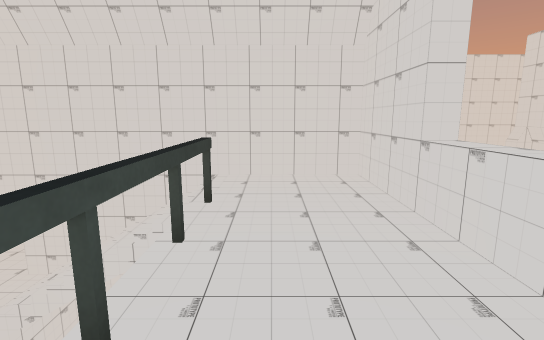
view 1 (above)

17 first-person views from a walk through a scene from a Unity 3-D project. The camera is 1.3 m above the floor, tilts 10° down and sees 85° across. The floor is counted in squares, 1 m on a side. Each view is taken from the middle of a square. On the plan, view 1 faces up. The plan holds only what a view shows up to about 14 squares ahead; the rest is blank. The place goes on beyond the plan. The player character is not drawn. Door leaves are left out, so doorways stand open. Some surface patterns are stand-ins.

view 2
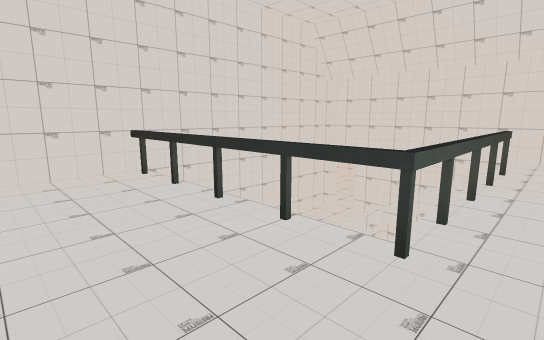

view 3
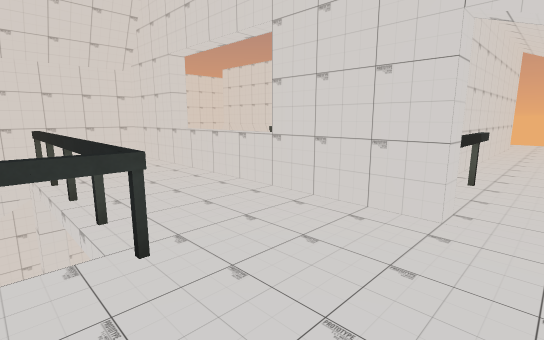

view 4
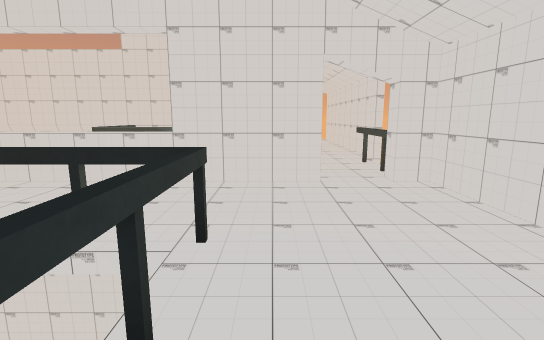

view 5
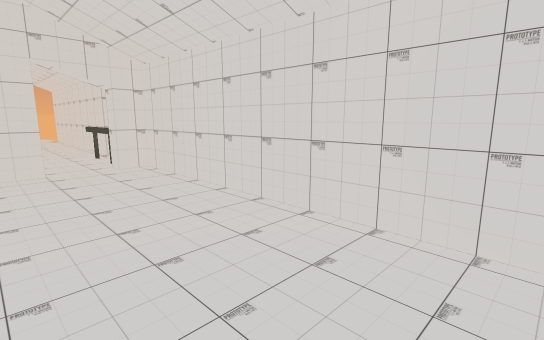

view 6
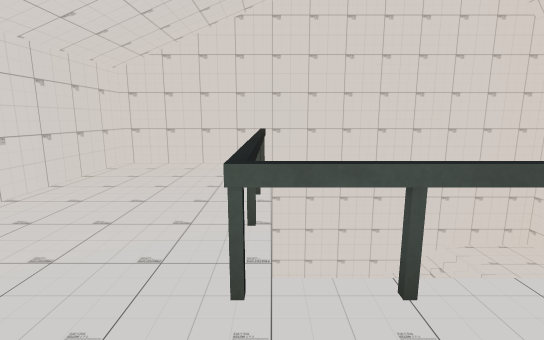

view 7
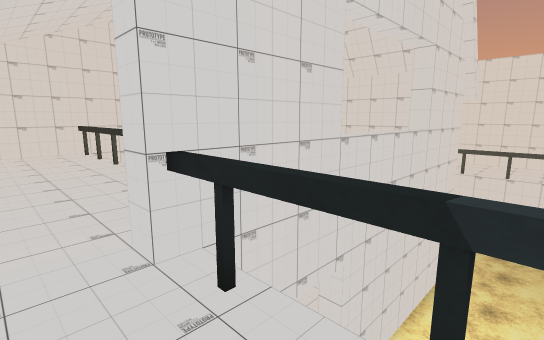

view 8
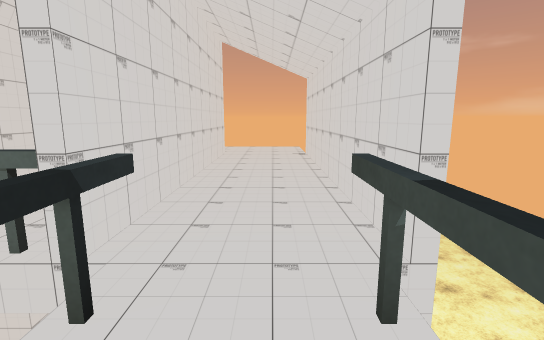

view 9
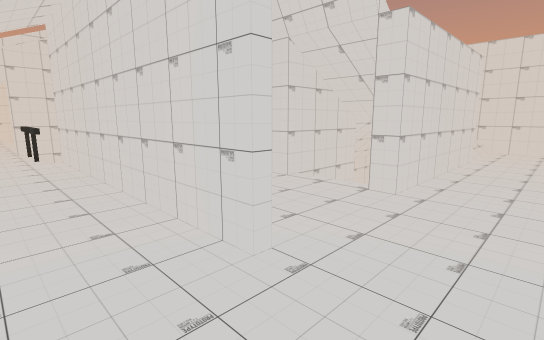

view 10
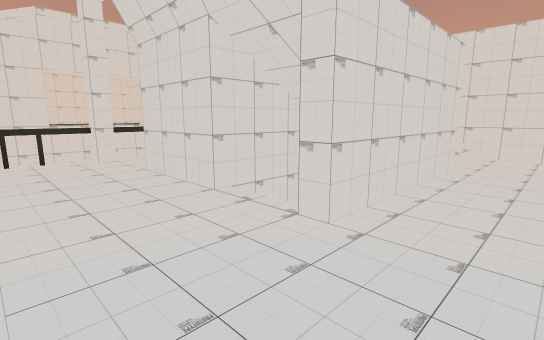

view 11
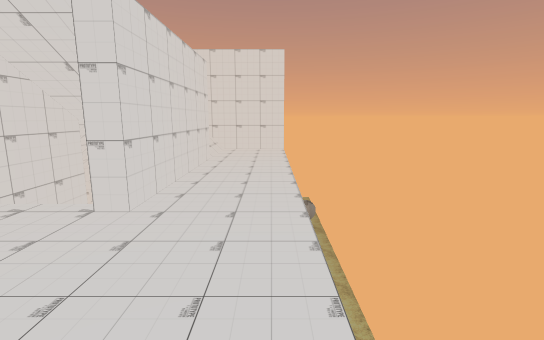

view 12
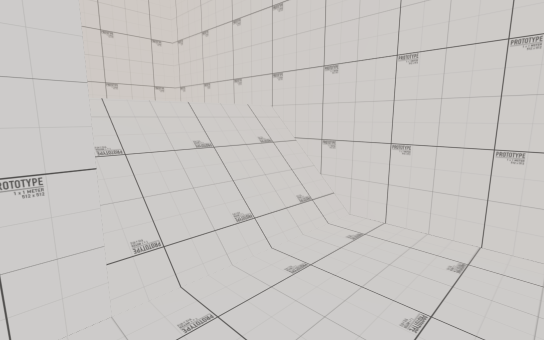

view 13
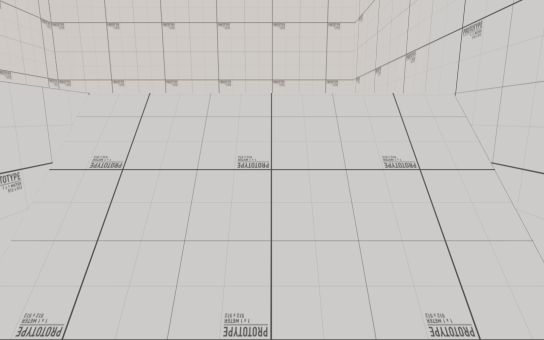

view 14
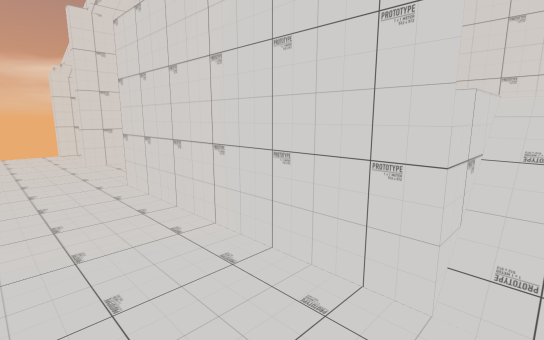

view 15
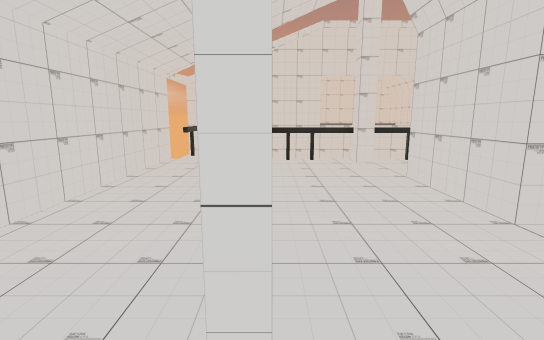

view 16
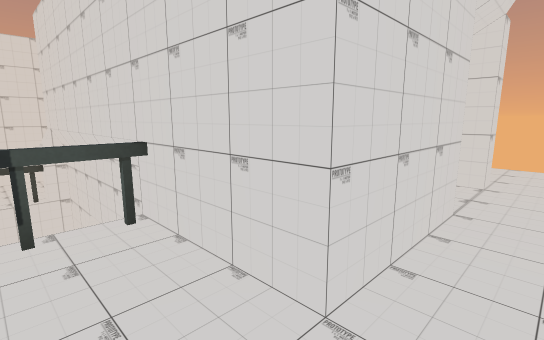

view 17
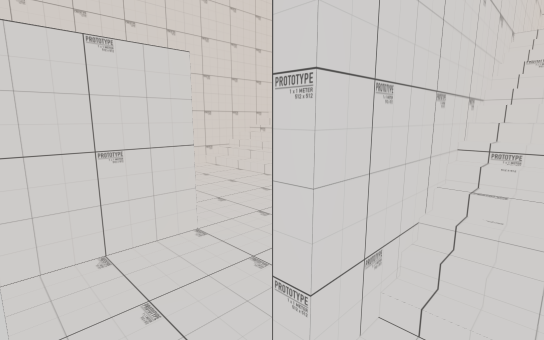

### Floor plan
Key: @ floor where view 1 was taken; # wall or solid block; x gap in a wall; . main floor; - floor 1 m lower than the main floor; : floor 1.5 m higher than the main floor; _ floor 2.5 m lower than the main floor; < floor 3.75 m lower than the main floor; ( floor 4 m lower than the main floor; / step, stairs or slope; D open door; = window, fence, low wall or low ledge; v drop or lower ground; G guardrail; O other object.
Columns run from 8 left of view 1 to 16 right of it. Each row starts with its distance up from view 1.
 11     __    ---   #
 10     __    GGGO  #########
  9  ###_      (((   #  ://..
  8 ____       (((      ://..
  7 #xx########(((      ://..
  6 #__////...#(((   #    #..
  5 #__////...#(((   #    #..
  4 #//    G..#   O(v###  #..
  3 #//    /..=    ..###/ #..
  2 #/     /..=   ...###/ #..
  1 #      /..=   x..###..D..
  0 #      /@.#   ........D..
 -1 #<<<<<<O..#   ........D..
 -2 #.........#   ########D..
 -3 #.........#.. D..........
 -4 #.............D..........
 -5 ###########GGGD#######xvv

Positions as (right, up) in squares from view 1, and headings:
1: (0, 0), facing up
2: (0, -4), facing up-left
3: (-2, -4), facing up-right
4: (-4, -2), facing right
5: (-6, -2), facing down-right
6: (1, -1), facing left
7: (5, -4), facing up-left
8: (3, -4), facing right
9: (16, -4), facing up-left
10: (16, -2), facing up-left
11: (16, -3), facing up
12: (16, 6), facing up-left
13: (15, 8), facing left
14: (16, 7), facing down-left
15: (15, -2), facing left
16: (7, 0), facing up-right
17: (-7, 6), facing up-right
